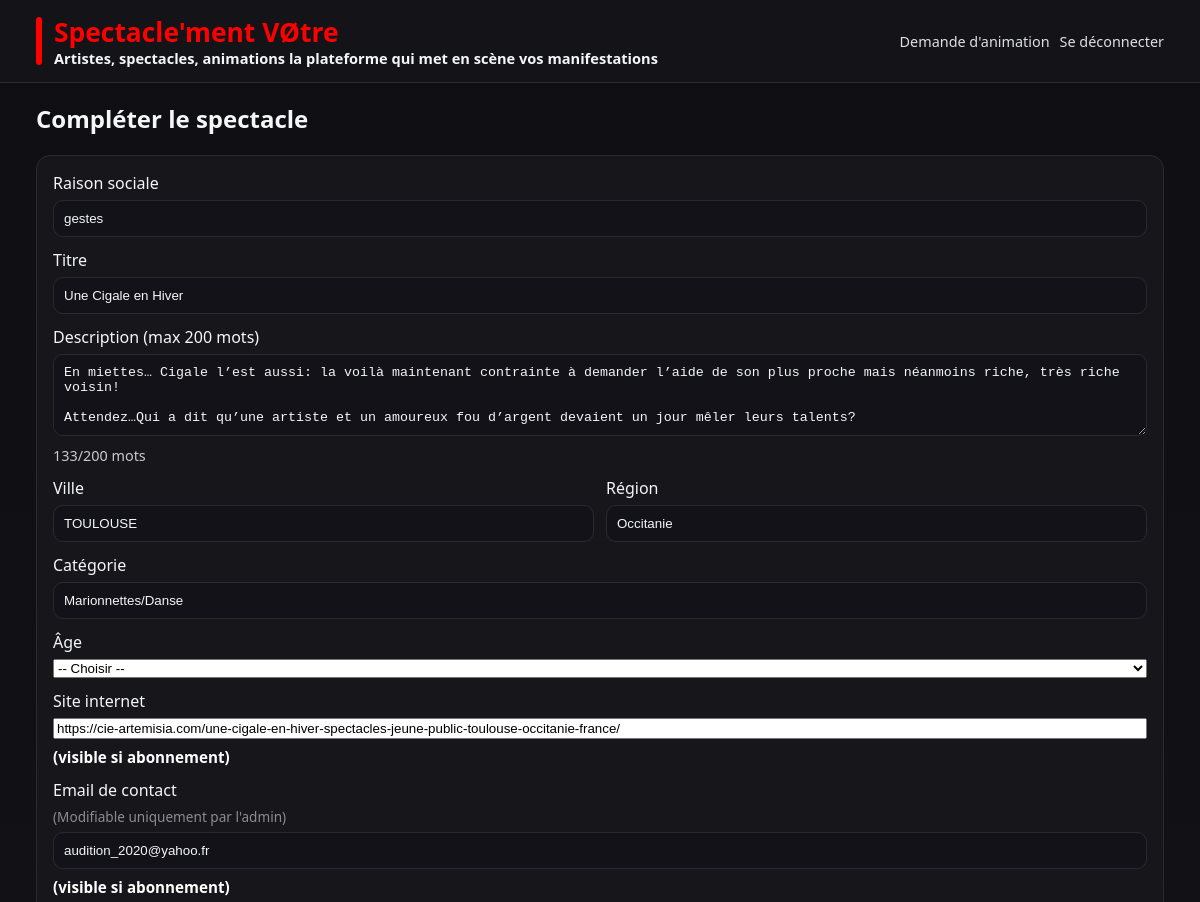
Before: /my/shows/12/edit (signed in, upper part) with the older database file.
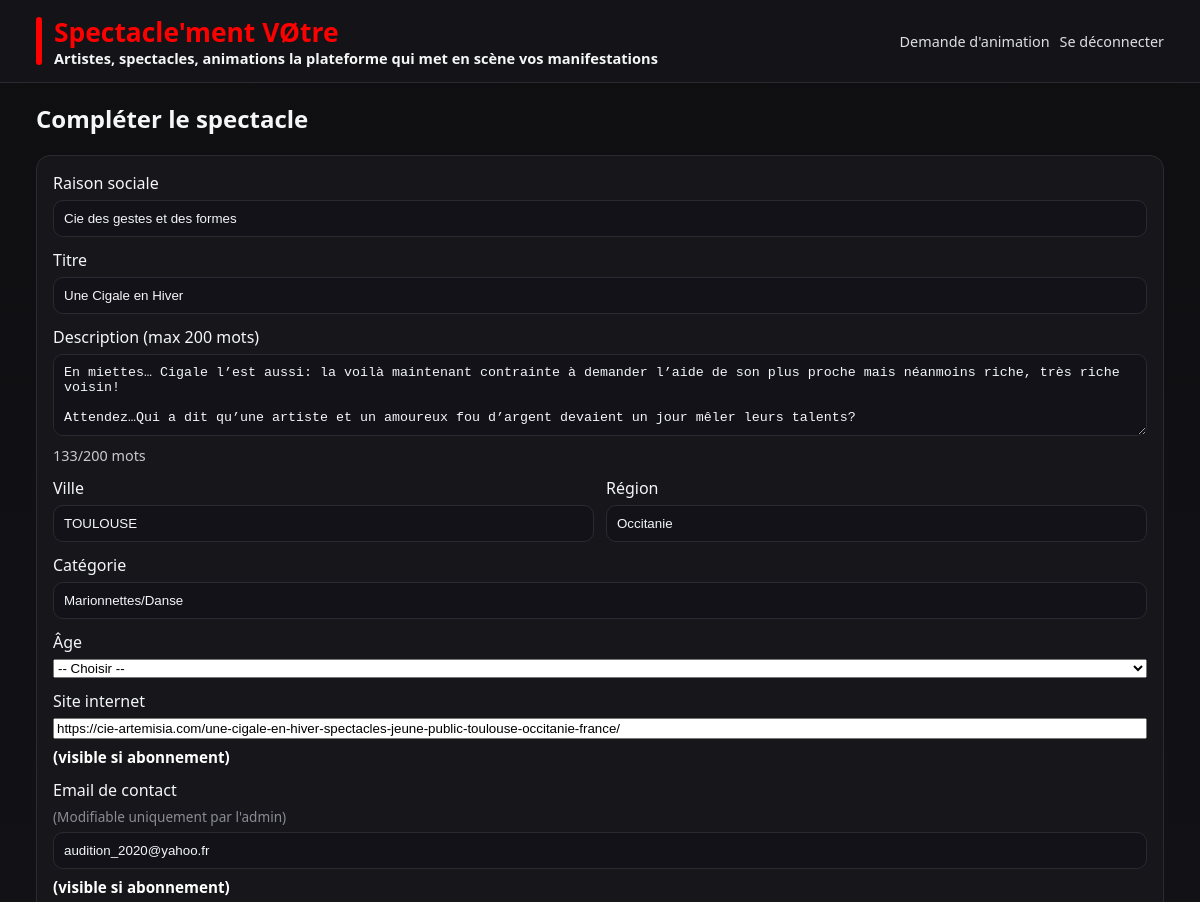
After: the same page with the newer database file.
### models/models.py (models this page shows, shortened)
class Show(db.Model):
    __tablename__ = "shows"
    id = db.Column(db.Integer, primary_key=True)
    raison_sociale = db.Column(db.String(200), nullable=True)
    title = db.Column(db.String(150), nullable=False)
    description = db.Column(db.Text, nullable=True)
    region = db.Column(db.String(100), nullable=True)
    location = db.Column(db.String(120), nullable=True)
    category = db.Column(db.String(80), nullable=True)
    date = db.Column(db.Date, nullable=True)
    age_range = db.Column(db.String(50), nullable=True)
    file_name = db.Column(db.String(255), nullable=True)
    file_mimetype = db.Column(db.String(120), nullable=True)
    created_at = db.Column(db.DateTime, default=datetime.utcnow)
    approved = db.Column(db.Boolean, default=False)
    contact_email = db.Column(db.String(255), nullable=True)
    contact_phone = db.Column(db.String(20), nullable=True)
    site_internet = db.Column(db.String(255), nullable=True)
    user_id = db.Column(db.Integer, db.ForeignKey("users.id"), nullable=True)
    user = db.relationship("User", backref="shows")
    def is_pdf(self) -> bool:
        return (self.file_mimetype or "").lower().startswith("application/pdf")

### app.py (the view, shortened to what this page needs)
    @app.route("/my/shows/<int:show_id>/edit", methods=["GET","POST"], endpoint="show_edit_self")
    @login_required
    def show_edit_self(show_id: int):
        s = Show.query.get_or_404(show_id)
        u = current_user()
        if not u or not (u.is_admin or s.user_id == u.id):
            flash("Accès refusé.", "danger")
            return redirect(url_for("company_dashboard"))
        return render_template("show_form_edit.html", show=s, user=u)

### app.py (called while the page is built)
def current_user() -> Optional[User]:
    username = session.get("username")
    if not username:
        return None
    return User.query.filter_by(username=username).first()

def login_required(fn):
    from functools import wraps
    @wraps(fn)
    def wrapper(*args, **kwargs):
        if not session.get("username"):
            flash("Veuillez vous connecter.", "warning")
            return redirect(url_for("login", next=request.path))
        return fn(*args, **kwargs)
    return wrapper

### templates/show_form_edit.html (shortened to what this page needs)
{% extends "base.html" %}
{% block content %}
<h2>Compléter le spectacle</h2>
<form method="post" enctype="multipart/form-data" class="form">
  <label>Raison sociale
    <input type="text" name="raison_sociale" value="{{ show.raison_sociale or '' }}">
  </label>
  <label>Titre
    <input type="text" name="title" value="{{ show.title }}" required>
  </label>
  <label>Description (max 200 mots)
    <textarea id="description" name="description" rows="4" required>{{ show.description or "" }}</textarea>
    <div id="desc-counter" style="font-size:.9rem;opacity:.8;margin-top:4px;">0/200 mots</div>
  </label>
  <div class="grid-2">
      <label>Ville
        <input type="text" name="location" value="{{ show.location }}">
      </label>
      <label>Région
        <input type="text" name="region" value="{{ show.region or '' }}" placeholder="Ex: Île-de-France, Bretagne...">
      </label>
   </div>
  <label>Catégorie
    <input type="text" name="category" value="{{ show.category }}">
  </label>
  <label>Âge
    <select name="age_range" required>
      <option value="">-- Choisir --</option>
    </select>
  </label>
  <label>Site internet
    <input type="url" name="site_internet" placeholder="https://www.monsite.fr" value="{{ show.site_internet if show and show.site_internet else '' }}">
    <span style="font-size:0.95rem;color:#fff;font-weight:bold;display:block;margin-top:2px;">(visible si abonnement)</span>
  </label>
  <label>Email de contact <span style="font-size:0.85rem;font-weight:normal;color:var(--muted);">(Modifiable uniquement par l'admin)</span>
    <input type="email" name="contact_email" value="{{ show.contact_email or 'audition_2020@yahoo.fr' }}">
    <span style="font-size:0.95rem;color:#fff;font-weight:bold;display:block;margin-top:2px;">(visible si abonnement)</span>
  </label>
</form>
{% endblock %}

### templates/base.html (shortened to what this page needs)
<!doctype html>
<html lang="fr">
<head>
  <link rel="stylesheet" href="{{ url_for('static', filename='css/style.css') }}">
</head>
<body>
<header class="site-header">
  <div class="container header-grid">
    <a href="{{ url_for('home') }}" class="brand" id="brand-logo">
      <div style="display:flex;align-items:center;gap:12px;">
        <div style="width:6px;height:48px;background:var(--primary);border-radius:3px 3px 3px 3px;"></div>
        <div>
          <div style="font-weight:bold;font-size:26.4px;color:var(--primary);">Spectacle'ment VØtre</div>
          <div style="font-size:14.6px;color:var(--text-muted);line-height:1.2;">Artistes, spectacles, animations la plateforme qui met en scène vos manifestations</div>
        </div>
      </div>
    </a>
    <nav>
      <ul class="nav" style="gap:10px;">
        {% if user and user.is_admin %}
          <li><a href="{{ url_for('show_new') }}" style="font-size:0.9rem;">➕ Ajouter</a></li>
          <li><a href="{{ url_for('demande_animation') }}" style="font-size:0.9rem;">Demande d'animation</a></li>
          <li><a href="{{ url_for('logout') }}" style="font-size:0.9rem;">Se déconnecter ({{ user.username }})</a></li>
        {% elif user %}
          <li><a href="{{ url_for('demande_animation') }}" style="font-size:0.9rem;">Demande d'animation</a></li>
          <li><a href="{{ url_for('logout') }}" style="font-size:0.9rem;">Se déconnecter</a></li>
        {% endif %}
      </ul>
    </nav>
  </div>
</header>
<main class="container">
  {% block content %}{% endblock %}
</main>
</body>
</html>

### static/css/style.css (style rules this page uses)
:root { --bg:#0f0f12; --panel:#17171b; --muted:#8b8b94; --text:#f5f6f8; --primary:#ff0000; --danger:#ff0000; --ok:#35c779; --border:#2a2a31; }
* { box-sizing:border-box; }
body { margin:0; font-family:system-ui,Segoe UI,Roboto,Arial; color:var(--text); background:linear-gradient(180deg,#0f0f12 0%,#14141a 100%); }
.container { width:min(1540px,94%); margin:0 auto; }
.site-header { background:rgba(23,23,27,.75); border-bottom:1px solid var(--border); position:sticky; top:0; backdrop-filter:blur(8px); z-index:10; }
.header-grid { display:flex; align-items:center; justify-content:space-between; padding:14px 0; }
.brand { color:var(--text); text-decoration:none; font-weight:700; font-size:1.15rem; display:flex; align-items:center; gap:8px; }
.nav { display:flex; gap:16px; list-style:none; margin:0; padding:0; }
.nav a { color:var(--text); text-decoration:none; opacity:.9; }
.form { display:grid; gap:12px; background:var(--panel); border:1px solid var(--border); border-radius:14px; padding:16px; }
.form label { display:grid; gap:6px; }
.form input[type="text"], .form input[type="password"], .form input[type="date"], .form textarea, .form input[type="file"], .form input[type="email"] { padding:10px; border-radius:10px; border:1px solid var(--border); background:#121218; color:var(--text); }
.grid-2 { display:grid; grid-template-columns:1fr 1fr; gap:12px; }

### templates/base.html (style rules this page uses)
body { background:#0f0f12;color:#f5f6f8; }

Changed rows visible on the page:
changed Show "Une Cigale en Hiver": raison_sociale "gestes" → "Cie des gestes et des formes"
